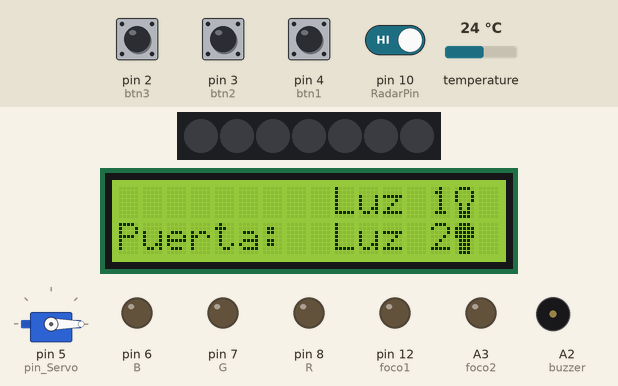
A sketch run on a simulated Arduino Uno, built with avr-gcc and run on an emulated ATmega328P. Shown: servo, 7 RGB LEDs in strip order, left to right, 16×2 character LCD, output pins drawn as LEDs (lit = HIGH), buzzer (waves = sounding, pin HIGH). The test bench sets the inputs (shaded band); at power-on: pin 10 (RadarPin) HIGH, pin 2 (btn3), pin 3 (btn2), pin 4 (btn1) LOW, temperature 24 °C. Dim RGB values are drawn brighter than linear; what the sketch prints to the serial monitor is not drawn.

Above: at 0.2 s.
1.4 s: pin 2 (btn3) pulled HIGH for 1 s
At 3.3 s:
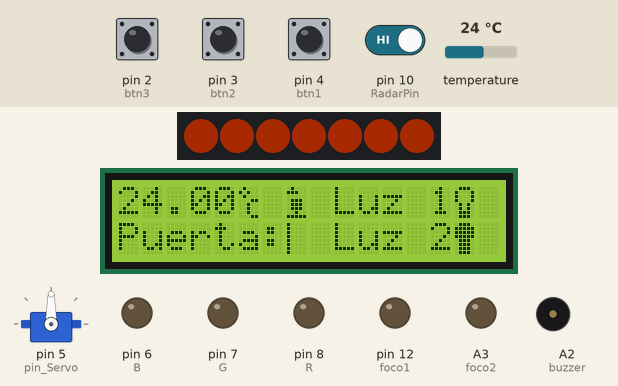
3.9 s: temperature set to 6 °C
6.6 s: pin 2 (btn3) pulled HIGH for 0.2 s
At 8.1 s:
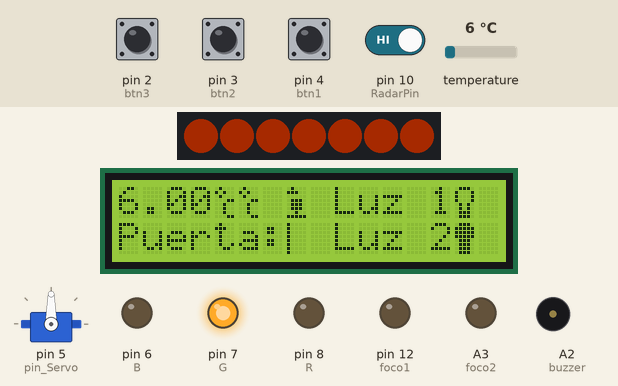
10.4 s: pin 10 (RadarPin) driven LOW
At 14.0 s:
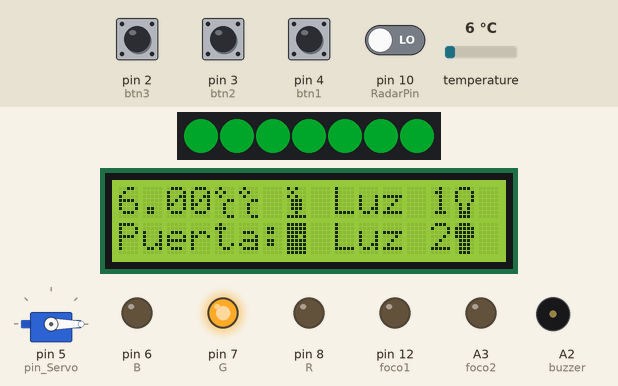
14.3 s: temperature set to 14.5 °C
At 17.2 s:
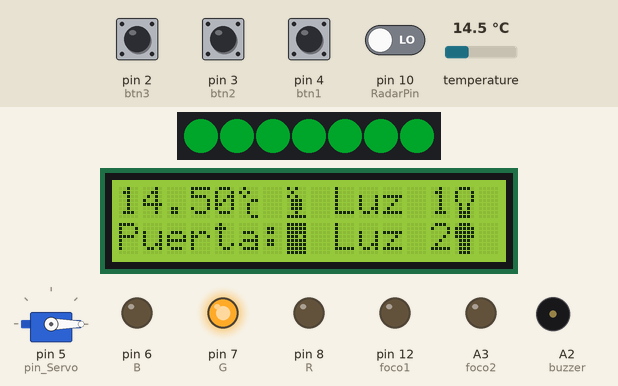
17.4 s: temperature set to 15.9 °C
At 21.9 s:
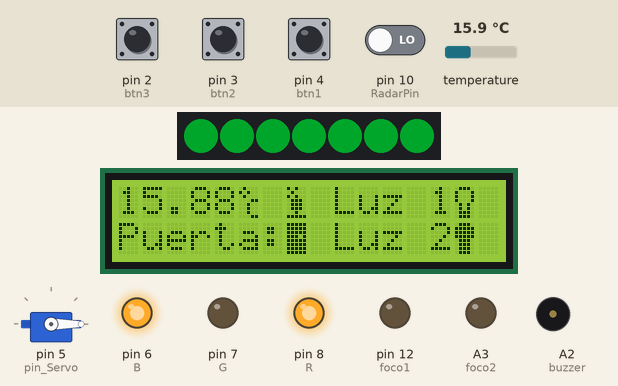
Timing chart, 0 to 23.1 s (numbered marks = the images above; inputs shaded):
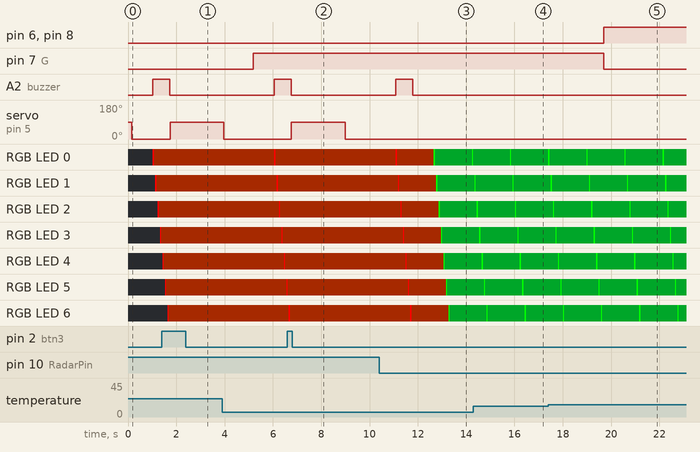

Measured:
- the behaviour switches between 15 and 15.1 °C on temperature (found by bisection; images 4 and 5)
- after the input at 1.4 s, pin 7 (G): stays LOW (without the input it goes to HIGH after 0.34 s); A2 (buzzer): goes on until 1.7 s, then stays LOW; servo on pin 5 (pin_Servo): 0° → 90° after 0.34 s; the display: first differs from a run without the input after 0.34 s (image 1 shows a later state)
- after the input at 6.6 s, A2 (buzzer): goes on until 6.8 s, then stays LOW; servo on pin 5 (pin_Servo): 0° → 90° after 0.17 s, → 0° 2.2 s later; the display: first differs from a run without the input after 0.28 s (image 2 shows a later state)
- after the input at 10.4 s, A2 (buzzer): goes on until 11.8 s, then stays LOW; the display: first differs from a run without the input after 2.3 s (image 3 shows a later state)
- after the input at 14.3 s, the display: first differs from a run without the input after 1.5 s (image 4 shows a later state)
- after the input at 17.4 s, pin 6 (B), pin 8 (R): LOW → HIGH after 2.3 s; pin 7 (G): HIGH → LOW after 2.3 s
- what the display in image 2 shows lasts 2.1 s, from 7.0 s to 9.1 s

The sketch:

proyecto_lcd.2019.ino
```cpp
/*
 Fundacion Kinal
 Electronica
Grado: Quito perito
seccion: A
curso: taller de electronica
Nombre: Diego Alejandro Culajay Gonzalez
carnet: 2019485
*/

#include <DallasTemperature.h>
#include <OneWire.h>
#include <LiquidCrystal_I2C.h>
#include <Wire.h>
#include <Servo.h>
#include <Adafruit_NeoPixel.h>


//Directivas
#define btn1 4
#define btn2 3
#define btn3 2
#define foco1 12
#define foco2 A3
#define Cantidad_Leds 7
#define pin_Led 11
#define RadarPin 10
#define pin_Servo 5
#define buzzer A2
#define R 8
#define G 7
#define B 6

int personacerca =0;
int value;
int estado1 = 0;
int estado2 = 0;
// Constructor
Adafruit_NeoPixel rueda(Cantidad_Leds,pin_Led, NEO_GRB + NEO_KHZ800);
//Caracteres
byte puerta_cerrada[] = {
  B11111,
  B11111,
  B11111,
  B11101,
  B11111,
  B11111,
  B11111,
  B11111
};
byte puerta_entreabierta[] = {
  B11000,
  B11100,
  B11110,
  B11010,
  B11110,
  B11110,
  B11100,
  B11000
};
byte puerta_media[] = {
  B11000,
  B11100,
  B11110,
  B11010,
  B11110,
  B11110,
  B11100,
  B11000
};
byte puerta_abierta[] = {
  B10000,
  B10000,
  B10000,
  B10000,
  B10000,
  B10000,
  B10000,
  B10000
};
byte luz_off[] = {
  B01110,
  B10001,
  B10001,
  B10001,
  B01010,
  B01010,
  B01110,
  B01110
};
byte luz_on[] = {
  B01110,
  B11111,
  B11111,
  B11111,
  B01110,
  B01110,
  B01110,
  B01110
};
byte Centigrados[] = {
  B01000,
  B10100,
  B01000,
  B00011,
  B00100,
  B00100,
  B00100,
  B00011
};
byte persona_detectada[] = {
  B01000,
  B11100,
  B00000,
  B01110,
  B01110,
  B01110,
  B00100,
  B11111
};
byte persona_nodetec[] = {
  B10100,
  B01000,
  B10100,
  B01110,
  B01110,
  B01110,
  B00100,
  B11111
};
float medicion();
//Constructores
OneWire ourWire(9);                //Se establece el pin 2  como el pin que utilizaremos para el protocolo OneWire
DallasTemperature sensor(&ourWire); //Se declara una objeto para nuestro sensor
LiquidCrystal_I2C LCD_Diego(0x27, 16, 2);
Servo Servo_Diego;
float temperatura;

void setup() {

  Servo_Diego.attach(pin_Servo);
  pinMode(RadarPin, INPUT);
  rueda.begin();
  pinMode(foco1, OUTPUT);
  pinMode(foco2, OUTPUT);
  pinMode(buzzer, OUTPUT);
  pinMode(btn1, INPUT);
  pinMode(btn2, INPUT);
  pinMode(btn3, INPUT);
  Serial.begin(9600);
  pinMode(R, OUTPUT);
  pinMode(G, OUTPUT);
  pinMode(B, OUTPUT);
sensor.begin();
LCD_Diego.init();
LCD_Diego.backlight();
 LCD_Diego.createChar(1, puerta_abierta);
 LCD_Diego.createChar(2, puerta_media);
 LCD_Diego.createChar(3, puerta_cerrada);
 LCD_Diego.createChar(4, luz_off);
 LCD_Diego.createChar(5, luz_on);
 LCD_Diego.createChar(6, Centigrados);
 LCD_Diego.createChar(7, persona_detectada);
 LCD_Diego.createChar(8, persona_nodetec);
 LCD_Diego.setCursor(0,1);
  LCD_Diego.print("Puerta:");
  LCD_Diego.setCursor(9,1);
    LCD_Diego.print("Luz 2");
    LCD_Diego.write(5);
    LCD_Diego.setCursor(9,0);
    LCD_Diego.print("Luz 1");
    LCD_Diego.write(4);
    Servo_Diego.write(0);
 }

void loop() {
  value = digitalRead(RadarPin);
  focos();
  puerta();
  temperatura = medicion();
  focos();
  puerta();
LCD_Diego.setCursor(0,0);
LCD_Diego.print(temperatura);
LCD_Diego.write(6);
focos();
puerta();
proximidad();
focos();
puerta();
condicion_temp();
focos();
puerta();
}

float medicion(){
  sensor.requestTemperatures();   //Se envía el comando para leer la temperatura
  float temp = sensor.getTempCByIndex(0); //Se obtiene la temperatura en ºC
  Serial.print("Temperatura= ");
  Serial.print(temp);
  Serial.println(" C");
  delay(100);
  return temp;
  }
void proximidad(){
  if( value == LOW){
    LCD_Diego.setCursor(7,0);
    LCD_Diego.write(8);
     for(int i = 0; i < 7; i++){
      rueda.setPixelColor(i,rueda.Color(0,255,0));
          rueda.show();
          delay(50);
          rueda.setPixelColor(i,rueda.Color(0,40,10));
          rueda.show();
          delay(50);
      }
    }
    if(value == HIGH){
    LCD_Diego.setCursor(7,0);
    LCD_Diego.write(7);
    digitalWrite(buzzer, HIGH);
    for(int i = 0; i < 7; i++){
      rueda.setPixelColor(i,rueda.Color(255,0,0));
          rueda.show();
          delay(50);
          rueda.setPixelColor(i,rueda.Color(40,10,0));
          rueda.show();
          delay(50);
    }
    digitalWrite(buzzer, LOW);
    }if(personacerca == 0){

}
}
void focos(){
if(digitalRead(btn1) && estado1==0){  // si pulsador presionado y led apagado
    digitalWrite(foco1, LOW);          // se enciende el led

    LCD_Diego.setCursor(9,0);
    LCD_Diego.print("Luz 1");
    LCD_Diego.write(5);
    delay(600);
    estado1=1;                       // guardamos el estado encendido
  }
  if(digitalRead(btn1) && estado1==1){  // si pulsador presionado y led encendido

    digitalWrite(foco1, HIGH);           // se apaga el led

    LCD_Diego.setCursor(9,0);
    LCD_Diego.print("Luz 1");
    LCD_Diego.write(4);
    delay(600);
    estado1=0;                       // guardamos el estado apagado
  }
  if(digitalRead(btn2) && estado2==0){  // si pulsador presionado y led apagado
    digitalWrite(foco2, LOW);          // se enciende el led

    LCD_Diego.setCursor(9,1);
    LCD_Diego.print("Luz 2");
    LCD_Diego.write(5);
    delay(600);
    estado2=1;                       // guardamos el estado encendido
  }
  if(digitalRead(btn2) && estado2==1){  // si pulsador presionado y led encendido

    digitalWrite(foco2, HIGH);           // se apaga el led

    LCD_Diego.setCursor(9,1);
    LCD_Diego.print("Luz 2");
    LCD_Diego.write(4);
    delay(600);
    estado2=0;                       // guardamos el estado apagado
  }
}
void puerta(){
  if(digitalRead(btn3)==HIGH){
  Servo_Diego.write(90);
    LCD_Diego.setCursor(0,1);
    LCD_Diego.print("Puerta:");
    LCD_Diego.write(3);
    delay(100);
    LCD_Diego.setCursor(0,1);
    LCD_Diego.print("Puerta:");
    LCD_Diego.write(2);
    delay(100);
    LCD_Diego.setCursor(0,1);
    LCD_Diego.print("Puerta:");
    LCD_Diego.write(1);
    delay(2000);
    Servo_Diego.write(0);
    LCD_Diego.setCursor(0,1);
    LCD_Diego.print("Puerta:");
    LCD_Diego.write(1);
    delay(100);
    LCD_Diego.setCursor(0,1);
    LCD_Diego.print("Puerta:");
    LCD_Diego.write(2);
    delay(100);
    LCD_Diego.setCursor(0,1);
    LCD_Diego.print("Puerta:");
    LCD_Diego.write(3);
    delay(1000);
    Servo_Diego.write(0);
  } else{
    Servo_Diego.write(0);
    }
}
void condicion_temp(){
if(temperatura > 15 && temperatura <= 21){
  digitalWrite(R, HIGH);
  digitalWrite(G, LOW);
  digitalWrite(B, HIGH);
}
if(temperatura > 21 && temperatura <= 25){
  digitalWrite(R, LOW);
  digitalWrite(G, HIGH);
  digitalWrite(B, LOW);
}
if(temperatura > 25 && temperatura < 45){
  digitalWrite(R, HIGH);
  digitalWrite(G, LOW);
  digitalWrite(B, LOW);
}
}
```
